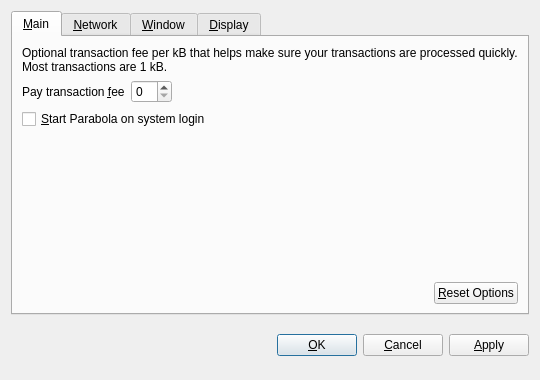
<?xml version="1.0" encoding="UTF-8"?>
<ui version="4.0">
 <class>OptionsDialog</class>
 <widget class="QDialog" name="OptionsDialog">
  <property name="geometry">
   <rect>
    <x>0</x>
    <y>0</y>
    <width>540</width>
    <height>380</height>
   </rect>
  </property>
  <property name="windowTitle">
   <string>Options</string>
  </property>
  <property name="modal">
   <bool>true</bool>
  </property>
  <layout class="QVBoxLayout" name="verticalLayout">
   <item>
    <widget class="QTabWidget" name="tabWidget">
     <property name="tabPosition">
      <enum>QTabWidget::North</enum>
     </property>
     <property name="currentIndex">
      <number>0</number>
     </property>
     <widget class="QWidget" name="tabMain">
      <attribute name="title">
       <string>&amp;Main</string>
      </attribute>
      <layout class="QVBoxLayout" name="verticalLayout_Main">
       <item>
        <widget class="QLabel" name="transactionFeeInfoLabel">
         <property name="text">
          <string>Optional transaction fee per kB that helps make sure your transactions are processed quickly. Most transactions are 1 kB.</string>
         </property>
         <property name="textFormat">
          <enum>Qt::PlainText</enum>
         </property>
         <property name="wordWrap">
          <bool>true</bool>
         </property>
        </widget>
       </item>
       <item>
        <layout class="QHBoxLayout" name="horizontalLayout_1_Main">
         <item>
          <widget class="QLabel" name="transactionFeeLabel">
           <property name="text">
            <string>Pay transaction &amp;fee</string>
           </property>
           <property name="textFormat">
            <enum>Qt::PlainText</enum>
           </property>
           <property name="buddy">
            <cstring>transactionFee</cstring>
           </property>
          </widget>
         </item>
         <item>
          <widget class="ParabolaAmountField" name="transactionFee"/>
         </item>
         <item>
          <spacer name="horizontalSpacer_1_Main">
           <property name="orientation">
            <enum>Qt::Horizontal</enum>
           </property>
           <property name="sizeHint" stdset="0">
            <size>
             <width>40</width>
             <height>20</height>
            </size>
           </property>
          </spacer>
         </item>
        </layout>
       </item>
       <item>
        <widget class="QCheckBox" name="parabolaAtStartup">
         <property name="toolTip">
          <string>Automatically start Parabola after logging in to the system.</string>
         </property>
         <property name="text">
          <string>&amp;Start Parabola on system login</string>
         </property>
        </widget>
       </item>
       <item>
        <spacer name="verticalSpacer_Main">
         <property name="orientation">
          <enum>Qt::Vertical</enum>
         </property>
         <property name="sizeHint" stdset="0">
          <size>
           <width>20</width>
           <height>40</height>
          </size>
         </property>
        </spacer>
       </item>
       <item>
        <layout class="QHBoxLayout" name="horizontalLayout_2_Main">
         <item>
          <spacer name="horizontalSpacer_2_Main">
           <property name="orientation">
            <enum>Qt::Horizontal</enum>
           </property>
           <property name="sizeHint" stdset="0">
            <size>
             <width>40</width>
             <height>20</height>
            </size>
           </property>
          </spacer>
         </item>
         <item>
          <widget class="QPushButton" name="resetButton">
           <property name="toolTip">
            <string>Reset all client options to default.</string>
           </property>
           <property name="text">
            <string>&amp;Reset Options</string>
           </property>
           <property name="autoDefault">
            <bool>false</bool>
           </property>
          </widget>
         </item>
        </layout>
       </item>
      </layout>
     </widget>
     <widget class="QWidget" name="tabNetwork">
      <attribute name="title">
       <string>&amp;Network</string>
      </attribute>
      <layout class="QVBoxLayout" name="verticalLayout_Network">
       <item>
        <widget class="QCheckBox" name="mapPortUpnp">
         <property name="toolTip">
          <string>Automatically open the Parabola client port on the router. This only works when your router supports UPnP and it is enabled.</string>
         </property>
         <property name="text">
          <string>Map port using &amp;UPnP</string>
         </property>
        </widget>
       </item>
       <item>
        <widget class="QCheckBox" name="connectSocks">
         <property name="toolTip">
          <string>Connect to the Parabola network through a SOCKS proxy (e.g. when connecting through Tor).</string>
         </property>
         <property name="text">
          <string>&amp;Connect through SOCKS proxy:</string>
         </property>
        </widget>
       </item>
       <item>
        <layout class="QHBoxLayout" name="horizontalLayout_Network">
         <item>
          <widget class="QLabel" name="proxyIpLabel">
           <property name="text">
            <string>Proxy &amp;IP:</string>
           </property>
           <property name="textFormat">
            <enum>Qt::PlainText</enum>
           </property>
           <property name="buddy">
            <cstring>proxyIp</cstring>
           </property>
          </widget>
         </item>
         <item>
          <widget class="QValidatedLineEdit" name="proxyIp">
           <property name="maximumSize">
            <size>
             <width>140</width>
             <height>16777215</height>
            </size>
           </property>
           <property name="toolTip">
            <string>IP address of the proxy (e.g. 127.0.0.1)</string>
           </property>
          </widget>
         </item>
         <item>
          <widget class="QLabel" name="proxyPortLabel">
           <property name="text">
            <string>&amp;Port:</string>
           </property>
           <property name="textFormat">
            <enum>Qt::PlainText</enum>
           </property>
           <property name="buddy">
            <cstring>proxyPort</cstring>
           </property>
          </widget>
         </item>
         <item>
          <widget class="QLineEdit" name="proxyPort">
           <property name="maximumSize">
            <size>
             <width>55</width>
             <height>16777215</height>
            </size>
           </property>
           <property name="toolTip">
            <string>Port of the proxy (e.g. 9050)</string>
           </property>
          </widget>
         </item>
         <item>
          <widget class="QLabel" name="socksVersionLabel">
           <property name="text">
            <string>SOCKS &amp;Version:</string>
           </property>
           <property name="textFormat">
            <enum>Qt::PlainText</enum>
           </property>
           <property name="buddy">
            <cstring>socksVersion</cstring>
           </property>
          </widget>
         </item>
         <item>
          <widget class="QValueComboBox" name="socksVersion">
           <property name="toolTip">
            <string>SOCKS version of the proxy (e.g. 5)</string>
           </property>
          </widget>
         </item>
         <item>
          <spacer name="horizontalSpacer_Network">
           <property name="orientation">
            <enum>Qt::Horizontal</enum>
           </property>
           <property name="sizeHint" stdset="0">
            <size>
             <width>40</width>
             <height>20</height>
            </size>
           </property>
          </spacer>
         </item>
        </layout>
       </item>
       <item>
        <spacer name="verticalSpacer_Network">
         <property name="orientation">
          <enum>Qt::Vertical</enum>
         </property>
         <property name="sizeHint" stdset="0">
          <size>
           <width>20</width>
           <height>40</height>
          </size>
         </property>
        </spacer>
       </item>
      </layout>
     </widget>
     <widget class="QWidget" name="tabWindow">
      <attribute name="title">
       <string>&amp;Window</string>
      </attribute>
      <layout class="QVBoxLayout" name="verticalLayout_Window">
       <item>
        <widget class="QCheckBox" name="minimizeToTray">
         <property name="toolTip">
          <string>Show only a tray icon after minimizing the window.</string>
         </property>
         <property name="text">
          <string>&amp;Minimize to the tray instead of the taskbar</string>
         </property>
        </widget>
       </item>
       <item>
        <widget class="QCheckBox" name="minimizeOnClose">
         <property name="toolTip">
          <string>Minimize instead of exit the application when the window is closed. When this option is enabled, the application will be closed only after selecting Quit in the menu.</string>
         </property>
         <property name="text">
          <string>M&amp;inimize on close</string>
         </property>
        </widget>
       </item>
       <item>
        <spacer name="verticalSpacer_Window">
         <property name="orientation">
          <enum>Qt::Vertical</enum>
         </property>
         <property name="sizeHint" stdset="0">
          <size>
           <width>20</width>
           <height>40</height>
          </size>
         </property>
        </spacer>
       </item>
      </layout>
     </widget>
     <widget class="QWidget" name="tabDisplay">
      <attribute name="title">
       <string>&amp;Display</string>
      </attribute>
      <layout class="QVBoxLayout" name="verticalLayout_Display">
       <item>
        <layout class="QHBoxLayout" name="horizontalLayout_1_Display">
         <item>
          <widget class="QLabel" name="langLabel">
           <property name="text">
            <string>User Interface &amp;language:</string>
           </property>
           <property name="textFormat">
            <enum>Qt::PlainText</enum>
           </property>
           <property name="buddy">
            <cstring>lang</cstring>
           </property>
          </widget>
         </item>
         <item>
          <widget class="QValueComboBox" name="lang">
           <property name="toolTip">
            <string>The user interface language can be set here. This setting will take effect after restarting Parabola.</string>
           </property>
          </widget>
         </item>
        </layout>
       </item>
       <item>
        <layout class="QHBoxLayout" name="horizontalLayout_2_Display">
         <item>
          <widget class="QLabel" name="unitLabel">
           <property name="text">
            <string>&amp;Unit to show amounts in:</string>
           </property>
           <property name="textFormat">
            <enum>Qt::PlainText</enum>
           </property>
           <property name="buddy">
            <cstring>unit</cstring>
           </property>
          </widget>
         </item>
         <item>
          <widget class="QValueComboBox" name="unit">
           <property name="toolTip">
            <string>Choose the default subdivision unit to show in the interface and when sending coins.</string>
           </property>
          </widget>
         </item>
        </layout>
       </item>
       <item>
        <widget class="QCheckBox" name="displayAddresses">
         <property name="toolTip">
          <string>Whether to show Parabola addresses in the transaction list or not.</string>
         </property>
         <property name="text">
          <string>&amp;Display addresses in transaction list</string>
         </property>
        </widget>
       </item>
       <item>
        <spacer name="verticalSpacer_Display">
         <property name="orientation">
          <enum>Qt::Vertical</enum>
         </property>
         <property name="sizeHint" stdset="0">
          <size>
           <width>20</width>
           <height>40</height>
          </size>
         </property>
        </spacer>
       </item>
      </layout>
     </widget>
    </widget>
   </item>
   <item>
    <layout class="QHBoxLayout" name="horizontalLayout_Buttons">
     <item>
      <spacer name="horizontalSpacer_1">
       <property name="orientation">
        <enum>Qt::Horizontal</enum>
       </property>
       <property name="sizeHint" stdset="0">
        <size>
         <width>40</width>
         <height>48</height>
        </size>
       </property>
      </spacer>
     </item>
     <item>
      <widget class="QLabel" name="statusLabel">
       <property name="font">
        <font>
         <weight>75</weight>
         <bold>true</bold>
        </font>
       </property>
       <property name="text">
        <string/>
       </property>
       <property name="textFormat">
        <enum>Qt::PlainText</enum>
       </property>
       <property name="wordWrap">
        <bool>true</bool>
       </property>
      </widget>
     </item>
     <item>
      <spacer name="horizontalSpacer_2">
       <property name="orientation">
        <enum>Qt::Horizontal</enum>
       </property>
       <property name="sizeHint" stdset="0">
        <size>
         <width>40</width>
         <height>48</height>
        </size>
       </property>
      </spacer>
     </item>
     <item>
      <widget class="QPushButton" name="okButton">
       <property name="text">
        <string>&amp;OK</string>
       </property>
      </widget>
     </item>
     <item>
      <widget class="QPushButton" name="cancelButton">
       <property name="text">
        <string>&amp;Cancel</string>
       </property>
       <property name="autoDefault">
        <bool>false</bool>
       </property>
      </widget>
     </item>
     <item>
      <widget class="QPushButton" name="applyButton">
       <property name="text">
        <string>&amp;Apply</string>
       </property>
       <property name="autoDefault">
        <bool>false</bool>
       </property>
      </widget>
     </item>
    </layout>
   </item>
  </layout>
 </widget>
 <customwidgets>
  <customwidget>
   <class>ParabolaAmountField</class>
   <extends>QSpinBox</extends>
   <header>parabolaamountfield.h</header>
  </customwidget>
  <customwidget>
   <class>QValueComboBox</class>
   <extends>QComboBox</extends>
   <header>qvaluecombobox.h</header>
  </customwidget>
  <customwidget>
   <class>QValidatedLineEdit</class>
   <extends>QLineEdit</extends>
   <header>qvalidatedlineedit.h</header>
  </customwidget>
 </customwidgets>
 <resources/>
 <connections/>
</ui>
